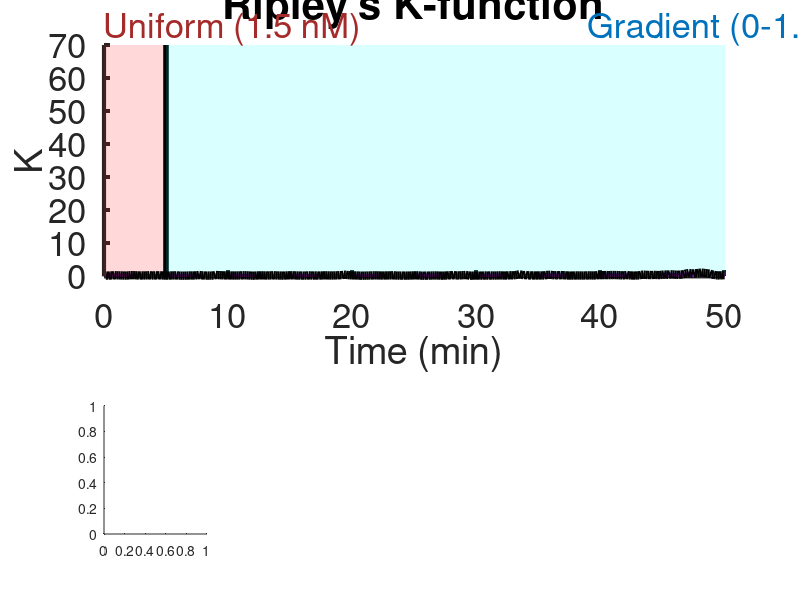

Recreate this plot in MATLAB. (Note: this script raises an error after producing the figure.)
% Plot the snapshots of 3D Cdc42-GTP distribution at different time points. 
% Simulations were performed with 1 nM uniform pheromone for the first 5 min 
% and then switched to a 0-1 nM pheromone gradient
load('FigureData/Figure6B.mat')
seeds = 10;
% Color map for the plots.
cmap = cool(seeds);
% Time in the unit of minutes.
time = (0:10:8000)/60;
figure('units','pixels','position',[300 300 1300 700]); 
for j = 1:seeds
    subplot(10,10,1:50); hold on
    % Plot time series of K
    plot(time,K(j,:),'color',cmap(j, :),'linewidth',2)
end
% Mark the time point where uniform pheromone was switched to a pheromone
% gradient.
patch([0,0,300/60,300/60],[0,70,70,0],'r',...
    'edgecolor','r','facealpha',0.15,'edgealpha',0.15)
plot([300/60,300/60],[0,70],'k-','linewidth',4)
patch([8000/60,8000/60,300/60,300/60],[0,70,70,0],'c',...
    'edgecolor','c','facealpha',0.15,'edgealpha',0.15)
ylim([0,70])
xlim([0,50])
xlabel('Time (min)')
ylabel('K')
set(gca,'fontsize',25)
set(gca,'linewidth',3)
text(0,75,'Uniform (1.5 nM)','fontsize',25,'color','#A52A2A')
text(39,75,'Gradient (0-1.2 nM)','fontsize',25,'color','#0072BD')
title('Ripley''s K-function','fontsize',30,'position',[25,75])

% Mark one line of K in black and  plotted its snapshots of Cdc42-GTP
% at different time points. 
plot(time,K(10,:),'color','k','linewidth',6)
L = 8.8623; % domain length
load('Coordinates/Figure6B_coordinates.mat')
r = 2.5;
subplot(10,10,[71,72,81,82,91,92])
plot_sphere(x_1,y_1,z_1,r,90,0);
text(0,-0.5,-3.5,'1 min','fontsize',25)

subplot(10,10,[73,74,83,84,93,94])
plot_sphere(x_2,y_2,z_2,r,90,0);
text(0,-0.5,-3.5,'9 min','fontsize',25)

subplot(10,10,[75,76,85,86,95,96])
plot_sphere(x_3,y_3,z_3,r,90,0);
text(0,-0.5,-3.5,'20 min','fontsize',25)

subplot(10,10,[77,78,87,88,97,98])
plot_sphere(x_4,y_4,z_4,r,90,0);
text(0,-0.5,-3.5,'30 min','fontsize',25)

subplot(10,10,[79,80,89,90,99,100])
Gaussian_on_a_sphere(0,1)
title('0-1.2 nM gradient','position',[0,0,1.3])

colormap(turbo)
set_colorbar
